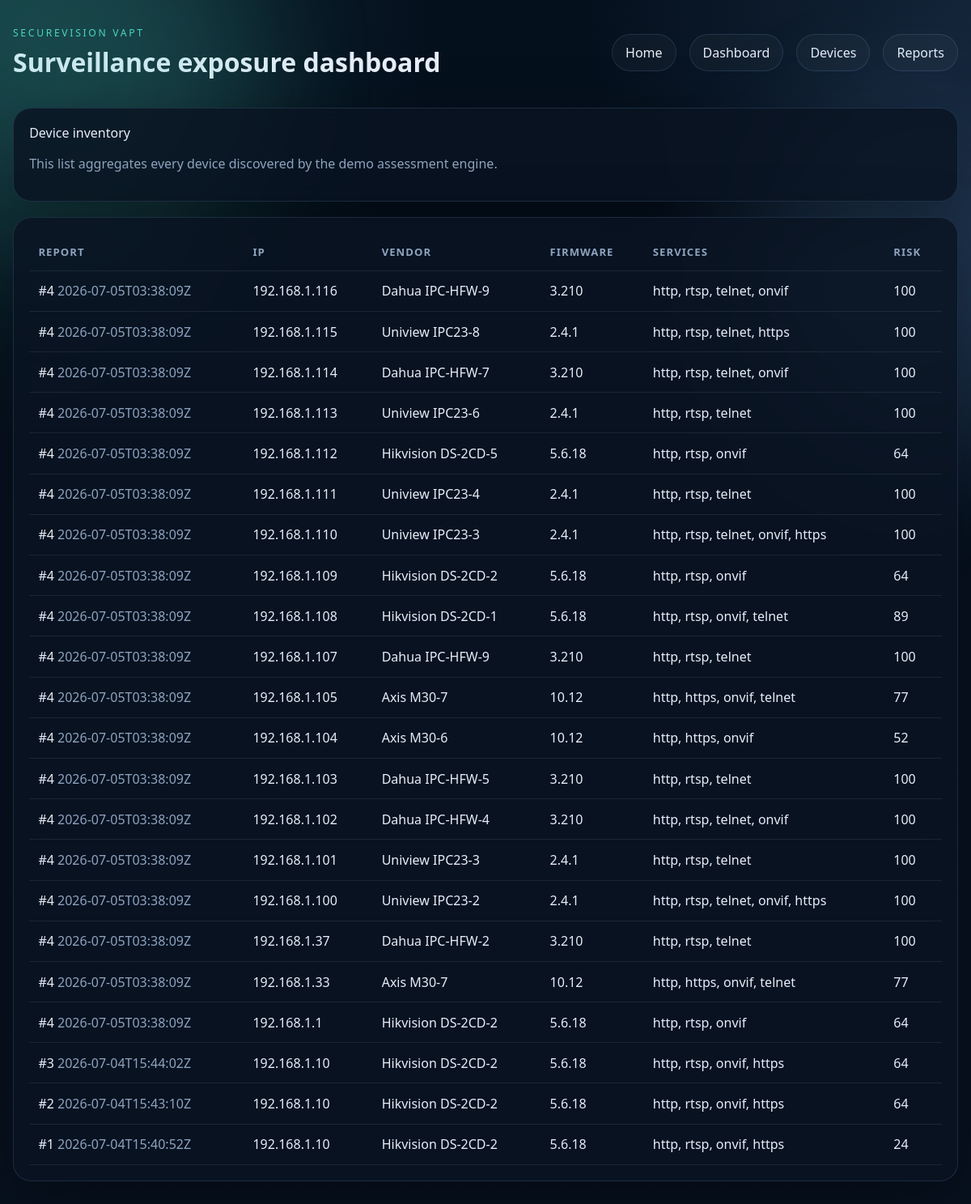
/devices, run on the app's committed database.
### tables this page shows
CREATE TABLE devices (
                id INTEGER PRIMARY KEY AUTOINCREMENT,
                report_id INTEGER NOT NULL,
                ip_address TEXT NOT NULL,
                vendor TEXT NOT NULL,
                model TEXT NOT NULL,
                firmware_version TEXT NOT NULL,
                services_json TEXT NOT NULL,
                risk_score INTEGER NOT NULL,
                FOREIGN KEY(report_id) REFERENCES reports(id)
            );

CREATE TABLE reports (
                id INTEGER PRIMARY KEY AUTOINCREMENT,
                created_at TEXT NOT NULL,
                target_spec TEXT NOT NULL,
                device_count INTEGER NOT NULL,
                finding_count INTEGER NOT NULL,
                risk_score INTEGER NOT NULL,
                summary_json TEXT NOT NULL
            );

### app.py (the view)
@app.route("/devices")
def devices():
    return render_template("devices.html", devices=list_devices(), stats=get_dashboard_stats())

### database/db.py (called while the page is built)
def get_connection():
    connection = sqlite3.connect(DB_PATH)
    connection.row_factory = sqlite3.Row
    return connection

def get_dashboard_stats():
    with get_connection() as connection:
        report_count = connection.execute("SELECT COUNT(*) FROM reports").fetchone()[0]
        device_count = connection.execute("SELECT COUNT(*) FROM devices").fetchone()[0]
        finding_count = connection.execute("SELECT COUNT(*) FROM findings").fetchone()[0]
        critical_count = connection.execute(
            "SELECT COUNT(*) FROM findings WHERE LOWER(severity) = 'critical'"
        ).fetchone()[0]
    return {
        "report_count": report_count,
        "device_count": device_count,
        "finding_count": finding_count,
        "critical_count": critical_count,
    }

def list_devices():
    with get_connection() as connection:
        rows = connection.execute(
            """
            SELECT d.*, r.created_at, r.target_spec
            FROM devices d
            JOIN reports r ON r.id = d.report_id
            ORDER BY d.id DESC
            """
        ).fetchall()
    devices = []
    for row in rows:
        devices.append(
            {
                "report_id": row["report_id"],
                "created_at": row["created_at"],
                "target_spec": row["target_spec"],
                "ip_address": row["ip_address"],
                "vendor": row["vendor"],
                "model": row["model"],
                "firmware_version": row["firmware_version"],
                "services": json.loads(row["services_json"]),
                "risk_score": row["risk_score"],
            }
        )
    return devices

### templates/devices.html (shortened to what this page needs)
{% extends "base.html" %}
{% block content %}
  <section class="panel">
    <p class="section-title">Device inventory</p>
    <p class="muted">This list aggregates every device discovered by the demo assessment engine.</p>
  </section>
  <section class="table-panel">
    <table>
      <thead>
        <tr>
          <th>Report</th>
          <th>IP</th>
          <th>Vendor</th>
          <th>Firmware</th>
          <th>Services</th>
          <th>Risk</th>
        </tr>
      </thead>
      <tbody>
        {% for device in devices %}
          <tr>
            <td>#{{ device.report_id }} <span class="muted">{{ device.created_at }}</span></td>
            <td><a href="{{ url_for('device_detail', report_id=device.report_id, ip_address=device.ip_address) }}">{{ device.ip_address }}</a></td>
            <td>{{ device.vendor }} {{ device.model }}</td>
            <td>{{ device.firmware_version }}</td>
            <td>{{ device.services | join(', ') }}</td>
            <td>{{ device.risk_score }}</td>
          </tr>
        {% endfor %}
      </tbody>
    </table>
  </section>
{% endblock %}

### static/css/styles.css (style rules this page uses)
:root { color-scheme: dark; --bg: #07111f; --panel: rgba(10, 20, 34, 0.84); --panel-border: rgba(140, 200, 255, 0.14); --text: #e7eef9; --muted: #8fa3bf; --accent: #4dd6c0; --accent-2: #7bb7ff; --danger: #ff6f91; --warning: #ffd166; --success: #62d26f; --shadow: 0 25px 80px rgba(0, 0, 0, 0.35); }
* { box-sizing: border-box; }
body { margin: 0; min-height: 100vh; font-family: "Segoe UI", "Trebuchet MS", sans-serif; background: radial-gradient(circle at top left, rgba(77, 214, 192, 0.14), transparent 28%), radial-gradient(circle at top right, rgba(123, 183, 255, 0.12), transparent 25%), linear-gradient(180deg, #05101d 0%, #07111f 100%); color: var(--text); }
a { color: inherit; text-decoration: none; }
.topbar h1, .hero h2, .section-title { margin: 0; }
.hero, .panel, .stats, .table-panel { background: var(--panel); border: 1px solid var(--panel-border); box-shadow: var(--shadow); backdrop-filter: blur(14px); }
.hero p, .muted { color: var(--muted); }
.panel, .table-panel { border-radius: 1.4rem; padding: 1.2rem; margin-top: 1.2rem; }
table { width: 100%; border-collapse: collapse; }
th, td { text-align: left; padding: 0.85rem 0.7rem; border-bottom: 1px solid rgba(255, 255, 255, 0.08); }
th { color: var(--muted); font-size: 0.82rem; text-transform: uppercase; letter-spacing: 0.08em; }

### data on the page
devices: report_id "4", created_at "2026-07-05T03:38:09Z", ip_address "192.168.1.116", vendor "Dahua", model "IPC-HFW-9", firmware_version "3.210", services "http, rtsp, telnet, onvif", risk_score "100"
devices: report_id "4", created_at "2026-07-05T03:38:09Z", ip_address "192.168.1.115", vendor "Uniview", model "IPC23-8", firmware_version "2.4.1", services "http, rtsp, telnet, https", risk_score "100"
devices: report_id "4", created_at "2026-07-05T03:38:09Z", ip_address "192.168.1.114", vendor "Dahua", model "IPC-HFW-7", firmware_version "3.210", services "http, rtsp, telnet, onvif", risk_score "100"
devices: report_id "4", created_at "2026-07-05T03:38:09Z", ip_address "192.168.1.113", vendor "Uniview", model "IPC23-6", firmware_version "2.4.1", services "http, rtsp, telnet", risk_score "100"
devices: report_id "4", created_at "2026-07-05T03:38:09Z", ip_address "192.168.1.112", vendor "Hikvision", model "DS-2CD-5", firmware_version "5.6.18", services "http, rtsp, onvif", risk_score "64"
devices: report_id "4", created_at "2026-07-05T03:38:09Z", ip_address "192.168.1.111", vendor "Uniview", model "IPC23-4", firmware_version "2.4.1", services "http, rtsp, telnet", risk_score "100"
devices: report_id "4", created_at "2026-07-05T03:38:09Z", ip_address "192.168.1.110", vendor "Uniview", model "IPC23-3", firmware_version "2.4.1", services "http, rtsp, telnet, onvif, https", risk_score "100"
devices: report_id "4", created_at "2026-07-05T03:38:09Z", ip_address "192.168.1.109", vendor "Hikvision", model "DS-2CD-2", firmware_version "5.6.18", services "http, rtsp, onvif", risk_score "64"
devices: report_id "4", created_at "2026-07-05T03:38:09Z", ip_address "192.168.1.108", vendor "Hikvision", model "DS-2CD-1", firmware_version "5.6.18", services "http, rtsp, onvif, telnet", risk_score "89"
devices: report_id "4", created_at "2026-07-05T03:38:09Z", ip_address "192.168.1.107", vendor "Dahua", model "IPC-HFW-9", firmware_version "3.210", services "http, rtsp, telnet", risk_score "100"
devices: report_id "4", created_at "2026-07-05T03:38:09Z", ip_address "192.168.1.105", vendor "Axis", model "M30-7", firmware_version "10.12", services "http, https, onvif, telnet", risk_score "77"
devices: report_id "4", created_at "2026-07-05T03:38:09Z", ip_address "192.168.1.104", vendor "Axis", model "M30-6", firmware_version "10.12", services "http, https, onvif", risk_score "52"
devices: report_id "4", created_at "2026-07-05T03:38:09Z", ip_address "192.168.1.103", vendor "Dahua", model "IPC-HFW-5", firmware_version "3.210", services "http, rtsp, telnet", risk_score "100"
devices: report_id "4", created_at "2026-07-05T03:38:09Z", ip_address "192.168.1.102", vendor "Dahua", model "IPC-HFW-4", firmware_version "3.210", services "http, rtsp, telnet, onvif", risk_score "100"
devices: report_id "4", created_at "2026-07-05T03:38:09Z", ip_address "192.168.1.101", vendor "Uniview", model "IPC23-3", firmware_version "2.4.1", services "http, rtsp, telnet", risk_score "100"
devices: report_id "4", created_at "2026-07-05T03:38:09Z", ip_address "192.168.1.100", vendor "Uniview", model "IPC23-2", firmware_version "2.4.1", services "http, rtsp, telnet, onvif, https", risk_score "100"
devices: report_id "4", created_at "2026-07-05T03:38:09Z", ip_address "192.168.1.37", vendor "Dahua", model "IPC-HFW-2", firmware_version "3.210", services "http, rtsp, telnet", risk_score "100"
devices: report_id "4", created_at "2026-07-05T03:38:09Z", ip_address "192.168.1.33", vendor "Axis", model "M30-7", firmware_version "10.12", services "http, https, onvif, telnet", risk_score "77"
devices: report_id "4", created_at "2026-07-05T03:38:09Z", ip_address "192.168.1.1", vendor "Hikvision", model "DS-2CD-2", firmware_version "5.6.18", services "http, rtsp, onvif", risk_score "64"
devices: report_id "3", created_at "2026-07-04T15:44:02Z", ip_address "192.168.1.10", vendor "Hikvision", model "DS-2CD-2", firmware_version "5.6.18", services "http, rtsp, onvif, https", risk_score "64"
devices: report_id "2", created_at "2026-07-04T15:43:10Z", ip_address "192.168.1.10", vendor "Hikvision", model "DS-2CD-2", firmware_version "5.6.18", services "http, rtsp, onvif, https", risk_score "64"
devices: report_id "1", created_at "2026-07-04T15:40:52Z", ip_address "192.168.1.10", vendor "Hikvision", model "DS-2CD-2", firmware_version "5.6.18", services "http, rtsp, onvif, https", risk_score "24"
